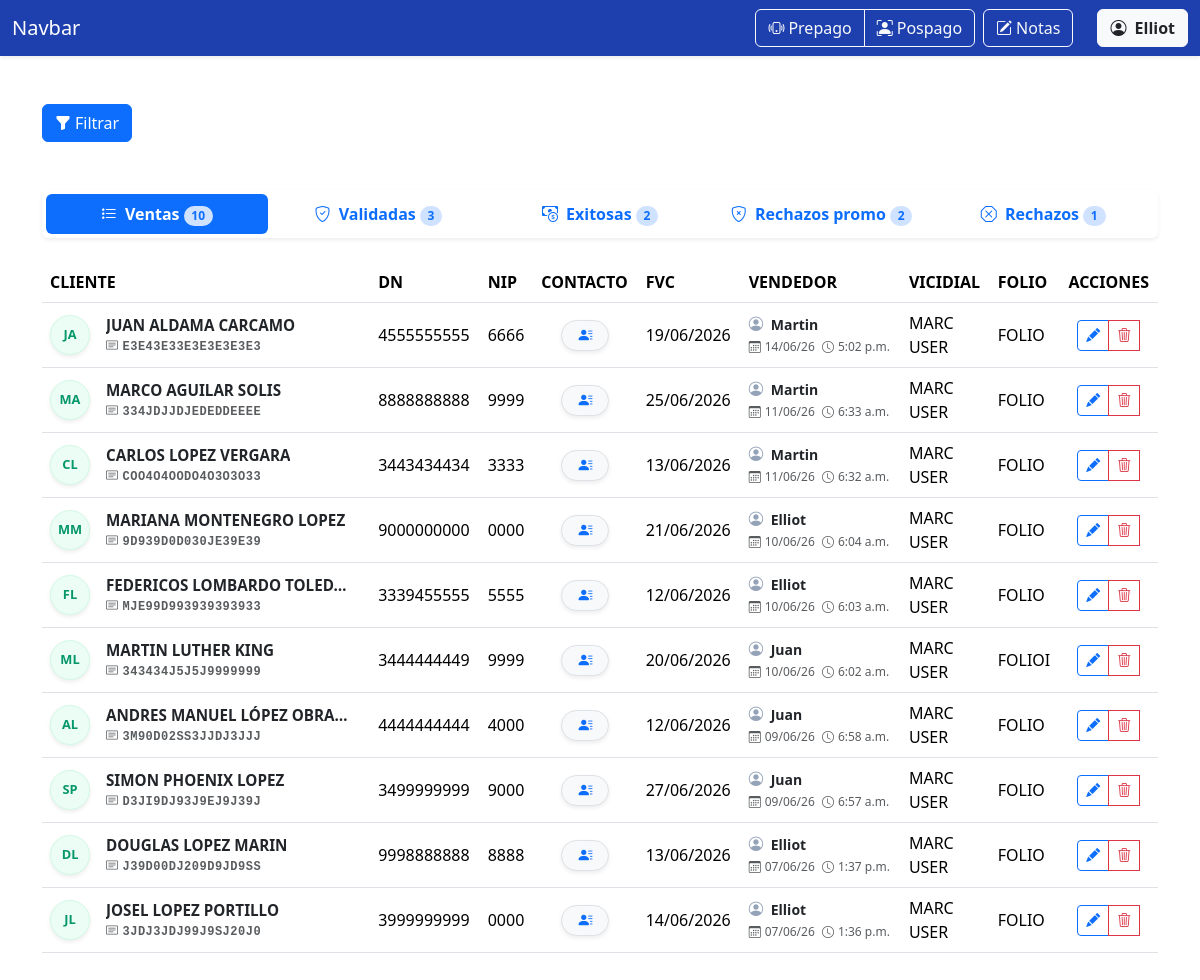
/ventas/prepago/?rol=superior (signed in), run on an earlier commit of the app's database.
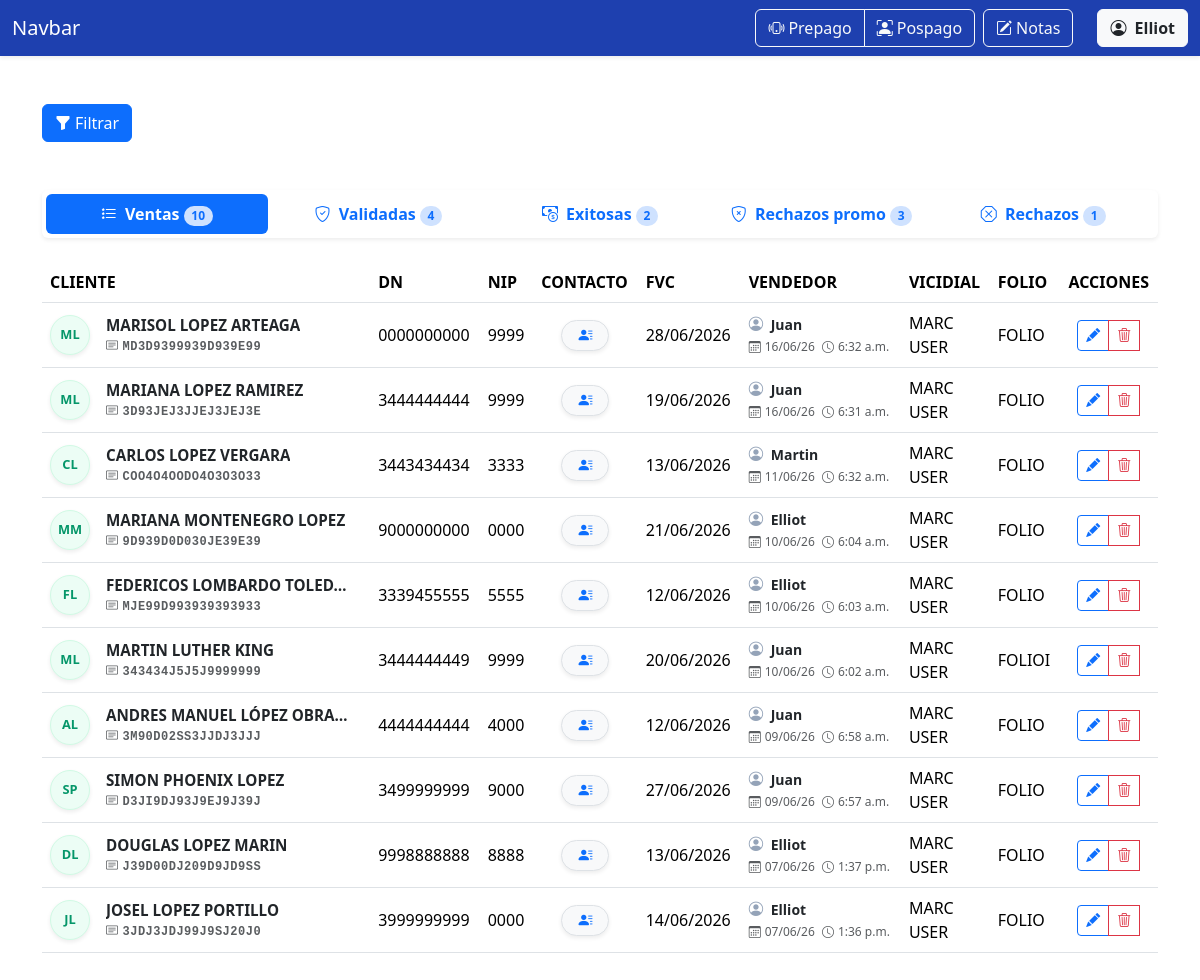
And on a later commit of the database.
### ventas/models.py (models this page shows)
class VentaPrepago(models.Model):
    nombre = models.CharField('NOMBRE(S)', max_length=100)
    apellido_paterno = models.CharField('APELLIDO PATERNO', max_length=100)
    apellido_materno = models.CharField(
        'APELLIDO MATERNO', max_length=100, blank=True, default='')
    curp = models.CharField('CURP', max_length=18, validators=[
                            MinLengthValidator(18)])
    dn = models.CharField('DN', max_length=10, validators=[
                          numeric_validator, MinLengthValidator(10)])
    nip = models.CharField('NIP', max_length=4, validators=[
                           numeric_validator, MinLengthValidator(4)], help_text='Solo se permiten números.')
    contact1 = models.CharField('CONTACTO1', max_length=16, validators=[
                                MinLengthValidator(10), RegexValidator(r'^[A-Z0-9 ]+$')])
    contact2 = models.CharField('CONTACTO 2', max_length=10, validators=[
                                numeric_validator, MinLengthValidator(10)])
    fvc = models.DateField('FVC')
    acepta_promo = models.BooleanField(
        'ACEPTA PROMO', null=True, blank=True, choices=[(True, 'Sí'), (False, 'No')])
    STATUS_CHOICES = [
        ('en_proceso', 'EN PROCESO'),
        ('nip_incorrecto', 'NIP INCORRECTO'),
        ('curp_incorrecto', 'CURP INCORRECTO'),
        ('sin_fvc', 'SIN FVC'),
        ('exitosa', 'EXITOSA'),
        ('baja_exportada', 'BAJA EXPORTADA'),
        ('alta', 'ALTA'),
        ('gestionada_por_otro_call_center', 'GESTIONADA POR OTRO CALL CENTER'),
        ('sin_nip', 'SIN NIP'),
        ('futura', 'FUTURA'),
        ('linea_movistar', 'LINEA MOVISTAR'),
        ('cac_lejano', 'CAC LEJANO'),
    ]
    status = models.CharField(
        'Status',
        max_length=100,
        choices=STATUS_CHOICES,
        default='en_proceso'
    )
    email = models.EmailField('EMAIL', max_length=254)
    folio = models.CharField('FOLIO', max_length=100)
    usuario_marcador = models.CharField('USUARIO MARCADOR', max_length=100)
    marcador = models.CharField('MARCADOR', max_length=100)
    validador = models.ForeignKey(
        User, on_delete=models.SET_NULL, null=True, blank=True, related_name='validador')
    supervisor = models.ForeignKey(
        User, on_delete=models.SET_NULL, null=True, blank=True, related_name='supervisor')
    created = models.DateTimeField(auto_now_add=True)
    user = models.ForeignKey(
        User, on_delete=models.CASCADE, related_name='vendedor')

### ventas/views.py (the view, shortened to what this page needs)
# urls.py: path('prepago/', views.prepago, name='prepago'),
@login_required
def prepago(request):
    es_vendedor = request.user.groups.filter(name='VENDEDORES').exists()
    es_superior = request.user.is_superuser or request.user.groups.filter(
        name__in=['VALIDADORES', 'SUPERVISORES']).exists()
    es_supervisor = request.user.is_superuser or request.user.groups.filter(
        name='SUPERVISORES').exists()
    if es_superior:
        if request.GET.get('rol'):
            request.session['rol_activo_prepago'] = request.GET.get('rol')
        if request.session.get('rol_activo_prepago') == 'vendedor':
            es_vendedor = True
        else:
            es_vendedor = False
            pass  # El rol activo sigue siendo el de superior, no hacemos cambios
    else:
        request.session['rol_activo_prepago'] = 'vendedor'
        es_vendedor = True
        es_superior = False
    if request.method == 'GET':
        ventas_prepago_usuario = request.GET.get('ventas_prepago_usuario')
        if request.session.get('rol_activo_prepago') == 'vendedor':
            base_queryset = VentaPrepago.objects.filter(
                user=request.user)
        else:
            if ventas_prepago_usuario:
                base_queryset = VentaPrepago.objects.filter(
                    user_id=ventas_prepago_usuario)
            else:
                base_queryset = VentaPrepago.objects.all()
        fecha_inicio = request.GET.get('fechaInicio')
        fecha_fin = request.GET.get('fechaFin')
        if fecha_inicio:
            base_queryset = base_queryset.filter(
                created__date__gte=fecha_inicio)
        if fecha_fin:
            base_queryset = base_queryset.filter(created__date__lte=fecha_fin)
        filtro_dn = request.GET.get('dn', '').strip()
        if filtro_dn:
            base_queryset = base_queryset.filter(dn=filtro_dn)
        filtro_curp = request.GET.get('curp', '').strip().upper()
        if filtro_curp:
            base_queryset = base_queryset.filter(curp=filtro_curp)
        filtro_folio = request.GET.get('folio', '').strip().upper()
        if filtro_folio:
            base_queryset = base_queryset.filter(folio=filtro_folio)
        filtro_status_prepago = request.GET.get('status_prepago', '').strip()
        if filtro_status_prepago == 'ventas':
            base_queryset = base_queryset.filter(acepta_promo=None)
        elif filtro_status_prepago == 'validadas':
            base_queryset = base_queryset.filter(
                acepta_promo=True, status='en_proceso')
        elif filtro_status_prepago == 'exitosas':
            base_queryset = base_queryset.filter(status='exitosa')
        elif filtro_status_prepago == 'rechazos_promo':
            base_queryset = base_queryset.filter(acepta_promo=False)
        elif filtro_status_prepago == 'rechazos':
            base_queryset = base_queryset.exclude(acepta_promo=None).exclude(
                status='exitosa').exclude(status='en_proceso')
        ventas_prepago = base_queryset.filter(
            acepta_promo=None).order_by('-created')
        ventas_prepago_validadas = base_queryset.filter(
            acepta_promo=True, status='en_proceso').order_by('-created')
        ventas_prepago_exitosas = base_queryset.filter(
            status='exitosa').order_by('-created')
        ventas_prepago_rechazos_promo = base_queryset.filter(
            acepta_promo=False).order_by('-created')
        ventas_prepago_rechazos = base_queryset.exclude(acepta_promo=None).exclude(
            status='exitosa').exclude(status='en_proceso').order_by('-created')
        return render(request, 'prepago.html', {
            'form': VentaPrepagoForm(user=request.user, rol_activo=request.session.get('rol_activo_prepago')),
            'ventas_prepago': ventas_prepago,
            'ventas_prepago_validadas': ventas_prepago_validadas,
            'ventas_prepago_exitosas': ventas_prepago_exitosas,
            'ventas_prepago_rechazos_promo': ventas_prepago_rechazos_promo,
            'ventas_prepago_rechazos': ventas_prepago_rechazos,
            'es_superior': es_superior,  # Pasamos esta bandera al HTML
            'es_supervisor': es_supervisor,  # Pasamos esta bandera al HTML
            'es_vendedor': es_vendedor,  # Pasamos esta bandera al HTML
            'fecha_inicio': fecha_inicio,  # Para mantener el filtro en la interfaz
            'fecha_fin': fecha_fin,  # Para mantener el filtro en la interfaz
            'usuarios': User.objects.filter(is_active=True).order_by('username'),
            'ventas_prepago_usuario': ventas_prepago_usuario,
            'filtro_dn': filtro_dn,
            'filtro_curp': filtro_curp,
            'filtro_folio': filtro_folio,
            'filtro_status_prepago': filtro_status_prepago,
        })

### ventas/templates/prepago.html (shortened to what this page needs)
{% extends 'base.html' %} {% block content %}
  <div class="container mt-5">
    <button type="button" class="btn btn-primary" data-bs-toggle="collapse" data-bs-target="#collapseFiltroPrepago" aria-expanded="false" aria-controls="collapseFiltroPrepago"><i class="bi bi-funnel-fill me-1"></i>Filtrar</button>
  </div>
  <div class="container mt-5 mb-5" id="moduloVentas">
    <ul class="nav nav-pills nav-justified mb-4 shadow-sm p-1 bg-white rounded fw-bold">
      <li class="nav-item">
        <button class="nav-link {% if not request.GET.tab or request.GET.tab == 'ventas' %}active{% endif %}" data-bs-toggle="tab" data-bs-target="#ventas"><i class="bi bi-list-stars me-1"></i> Ventas<span class="badge rounded-pill bg-primary-subtle text-primary ms-1 px-2.5 py-1">{{ ventas_prepago|length }}</span></button>
      </li>
      <li class="nav-item">
        <button class="nav-link {% if request.GET.tab == 'validadas' %}active{% endif %}" data-bs-toggle="tab" data-bs-target="#validadas"><i class="bi bi-shield-check me-1"></i> Validadas<span class="badge rounded-pill bg-primary-subtle text-primary ms-1 px-2.5 py-1">{{ ventas_prepago_validadas|length }}</span></button>
      </li>
      <li class="nav-item">
        <button class="nav-link" data-bs-toggle="tab" data-bs-target="#exitosas"><i class="bi bi-cash-coin me-1"></i> Exitosas<span class="badge rounded-pill bg-primary-subtle text-primary ms-1 px-2.5 py-1">{{ ventas_prepago_exitosas|length }}</span></button>
      </li>
      <li class="nav-item">
        <button class="nav-link" data-bs-toggle="tab" data-bs-target="#rechazos_promo"><i class="bi bi-shield-x me-1"></i> Rechazos promo<span class="badge rounded-pill bg-primary-subtle text-primary ms-1 px-2.5 py-1">{{ ventas_prepago_rechazos_promo|length }}</span></button>
      </li>
      <li class="nav-item">
        <button class="nav-link" data-bs-toggle="tab" data-bs-target="#rechazos"><i class="bi bi-x-octagon me-1"></i> Rechazos<span class="badge rounded-pill bg-primary-subtle text-primary ms-1 px-2.5 py-1">{{ ventas_prepago_rechazos|length }}</span></button>
      </li>
    </ul>
    <div class="tab-content mt-3" id="pills-tabContent">
      <div class="tab-pane fade {% if not request.GET.tab or request.GET.tab == 'ventas' %}show active{% endif %}" id="ventas" role="tabpanel">
        <table class="table table-hover align-middle">
          <thead>
            <tr>
              <th scope="col">CLIENTE</th>
              <th scope="col">DN</th>
              <th scope="col">NIP</th>
              <th scope="col">CONTACTO</th>
              <th scope="col">FVC</th>
              <th scope="col">VENDEDOR</th>
              <th scope="col">VICIDIAL</th>
              <th scope="col">FOLIO</th>
              {% if es_superior %}
                <th scope="col" class="text-center">ACCIONES</th>
              {% endif %}
            </tr>
          </thead>
          <tbody>
            {% for venta_prepago in ventas_prepago %}
              <tr>
                <th scope="row" class="align-middle">
                  <div class="d-flex align-items-center">
                    <div class="avatar-circle me-3 d-flex align-items-center justify-content-center shadow-sm" style="width: 40px; height: 40px; background-color: #ecfdf5; color: #059669; border: 1px solid #d1fae5; border-radius: 50%; font-weight: bold; font-size: 0.8rem; flex-shrink: 0;">{{ venta_prepago.nombre|first|upper }}{{ venta_prepago.apellido_paterno|first|upper }}</div>
                    <div class="d-flex flex-column" style="line-height: 1.2;">
                      <span class="text-dark fw-bold" style="font-size: 0.95rem; max-width: 250px; overflow: hidden; text-overflow: ellipsis; white-space: nowrap;" title="{{ venta_prepago.nombre }} {{ venta_prepago.apellido_paterno }} {{ venta_prepago.apellido_materno }}">{{ venta_prepago.nombre }} {{ venta_prepago.apellido_paterno }} {{ venta_prepago.apellido_materno }}</span>
                      <small class="text-muted font-monospace mt-1" style="font-size: 0.75rem; letter-spacing: 0.5px; white-space: nowrap;"><i class="bi bi-card-text me-1"></i>{{ venta_prepago.curp }}</small>
                    </div>
                  </div>
                </th>
                <td>{{ venta_prepago.dn }}</td>
                <td>{{ venta_prepago.nip }}</td>
                <td class="align-middle text-center">
                  <button type="button" class="btn btn-sm btn-light border shadow-sm rounded-pill px-3" data-bs-toggle="popover" data-bs-placement="right" data-bs-html="true" data-bs-content="
              <div class='text-start small'>
              <i class='bi bi-telephone-fill me-1 text-primary'></i>{{ venta_prepago.contact1 }}<br>
              <i class='bi bi-telephone-fill me-1 text-primary'></i>{{ venta_prepago.contact2 }}<br>
              <hr class='my-1'>
              <i class='bi bi-envelope-fill me-1 text-primary'></i>
              <span class='text-primary'>{{ venta_prepago.email|truncatechars:19 }}</span>
            </div>"><i class="bi bi-person-lines-fill text-primary"></i></button>
                </td>
                <td>{{ venta_prepago.fvc|date:'d/m/Y' }}</td>
                <td>
                  <div class="text-muted small">
                    <i class="bi bi-person-circle me-1" style="color: #94a3b8; font-size: 0.9rem;"></i>
                    <span class="fw-bold text-dark me-2">{{ venta_prepago.user.first_name }}</span> <br />
                    <span style="font-size: 0.75rem;">
                      <i class="bi bi-calendar3 me-1"></i>{{ venta_prepago.created|date:'d/m/y' }}
                      <i class="bi bi-clock ms-1 me-1"></i>{{ venta_prepago.created|time:'g:i a' }}
                    </span>
                  </div>
                </td>
                <td>
                  {{ venta_prepago.marcador }}<br />
                  {{ venta_prepago.usuario_marcador }}
                </td>
                <td>{{ venta_prepago.folio }}</td>
                <td class="text-center">
                  <div class="btn-group" role="group">
                    {% if es_superior %}
                      <button type="button" class="btn btn-sm btn-outline-primary" title="Editar" data-bs-toggle="modal" data-bs-target="#updatePrepagoModal{{ venta_prepago.id }}"><i class="bi bi-pencil-fill"></i></button>
                      <button type="button" class="btn btn-sm btn-outline-danger" title="Eliminar" data-bs-toggle="modal" data-bs-target="#deletePrepagoModal{{ venta_prepago.id }}"><i class="bi bi-trash3"></i></button>
                    {% endif %}
                  </div>
                </td>
              </tr>
            {% endfor %}
          </tbody>
        </table>
      </div>
    </div>
  </div>
{% endblock %}

### templates/base.html (shortened to what this page needs)
<!DOCTYPE html>
<html lang="es-MX">
  <head>
    <link href="https://cdn.jsdelivr.net/npm/bootstrap@5.3.8/dist/css/bootstrap.min.css" rel="stylesheet" />
    <link rel="stylesheet" href="https://cdn.jsdelivr.net/npm/bootstrap-icons@1.13.1/font/bootstrap-icons.min.css" />
  </head>
  <body>
    <nav class="navbar navbar-expand-lg navbar-dark shadow-sm" style="background-color: #1e40af;">
      <div class="container-fluid">
        <a class="navbar-brand" href="{% url 'dashboard' %}">Navbar</a>
        <div class="collapse navbar-collapse" id="navbarNav">
          <ul class="navbar-nav ms-auto">
            <li class="nav-item ms-2">
              <div class="btn-group" role="group" aria-label="Modulo-Ventas">
                <a class="btn btn-outline-light" href="{% url 'prepago' %}"><i class="bi bi-phone-vibrate me-1"></i>Prepago</a>
                <a class="btn btn-outline-light" href="{% url 'pospago' %}"><i class="bi bi-person-bounding-box me-1"></i>Pospago</a>
              </div>
            </li>
            <li class="nav-item ms-2">
              <a class="btn btn-outline-light" href="{% url 'notas' %}"><i class="bi bi-pencil-square me-1"></i>Notas</a>
            </li>
            <li class="nav-item ms-2">
              <div class="dropdown">
                <button class="btn btn-light text-dark ms-3" type="button" data-bs-toggle="dropdown" aria-expanded="false"><i class="bi bi-person-circle me-1"></i> <strong>{{ user.first_name }}</strong></button>
              </div>
            </li>
          </ul>
        </div>
      </div>
    </nav>
    {% block content %}
    {% endblock %}
  </body>
</html>

What changed in the data, as far as the page shows it:
no longer on this page (row edited): VentaPrepago: nombre|first "J", apellido_paterno|first "A", nombre "JUAN", apellido_paterno "ALDAMA", apellido_materno "CARCAMO", curp "E3E43E33E3E3E3E3E3", dn "4555555555", nip "6666", fvc "19/06/2026", user.first_name "Martin", created "14/06/26", created "5:02 p.m.", marcador "MARC", usuario_marcador "USER", folio "FOLIO"
no longer on this page (row edited): VentaPrepago: nombre|first "M", apellido_paterno|first "A", nombre "MARCO", apellido_paterno "AGUILAR", apellido_materno "SOLIS", curp "334JDJJDJEDEDDEEEE", dn "8888888888", nip "9999", fvc "25/06/2026", user.first_name "Martin", created "11/06/26", created "6:33 a.m.", marcador "MARC", usuario_marcador "USER", folio "FOLIO"
added VentaPrepago: nombre|first "M", apellido_paterno|first "L", nombre "MARISOL", apellido_paterno "LOPEZ", apellido_materno "ARTEAGA", curp "MD3D9399939D939E99", dn "0000000000", nip "9999", fvc "28/06/2026", user.first_name "Juan", created "16/06/26", created "6:32 a.m.", marcador "MARC", usuario_marcador "USER", folio "FOLIO"
added VentaPrepago: nombre|first "M", apellido_paterno|first "L", nombre "MARIANA", apellido_paterno "LOPEZ", apellido_materno "RAMIREZ", curp "3D93JEJ3JJEJ3JEJ3E", dn "3444444444", nip "9999", fvc "19/06/2026", user.first_name "Juan", created "16/06/26", created "6:31 a.m.", marcador "MARC", usuario_marcador "USER", folio "FOLIO"
Also different on the page:
{{ ventas_prepago_validadas|length }}: "3" → "4"
{{ ventas_prepago_rechazos_promo|length }}: "2" → "3"
